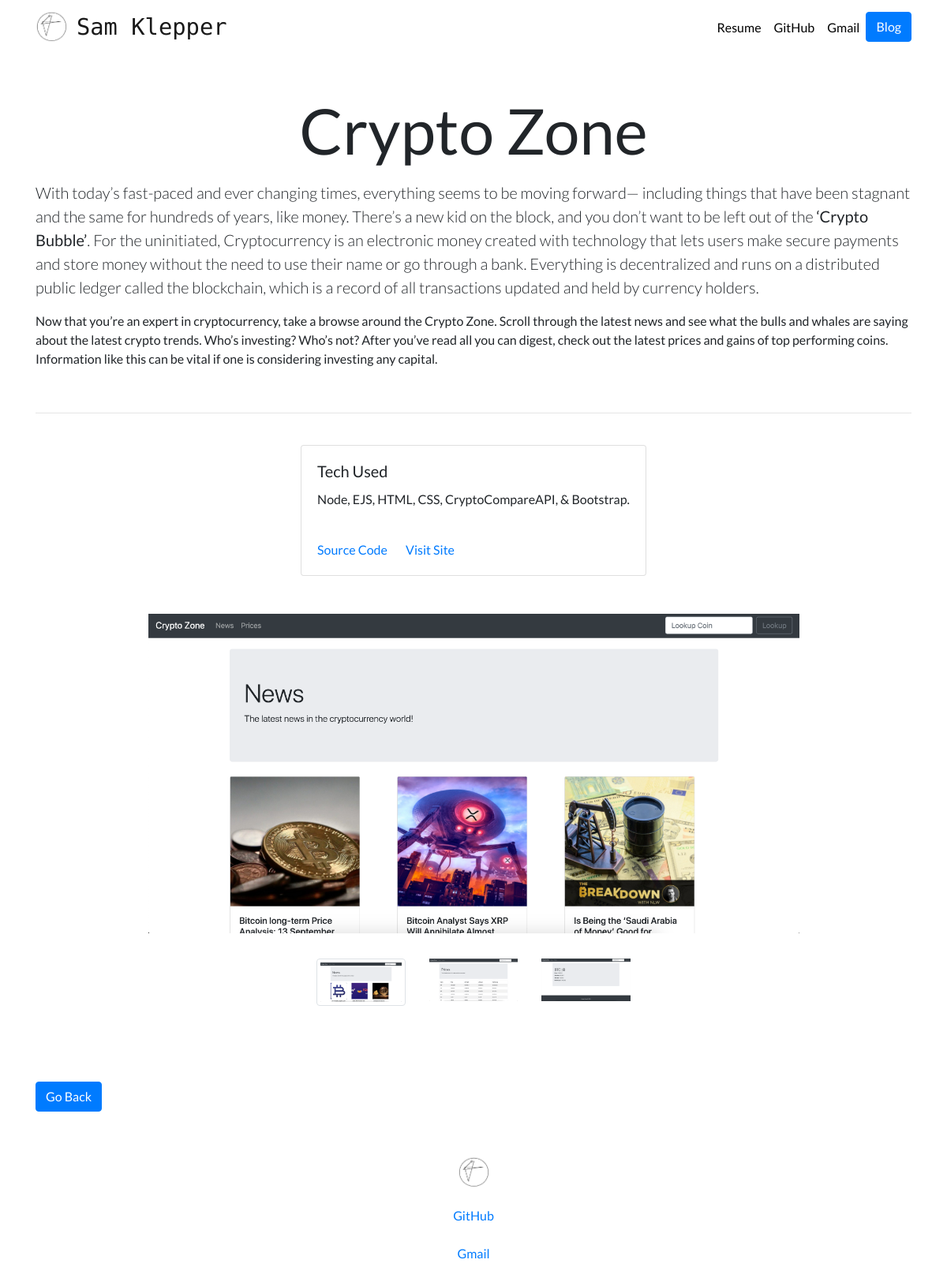
/project/1/, run on the app's committed database.
### portfolio/models.py (models this page shows, shortened)
class Project(models.Model):
    title = models.CharField(max_length=100)
    description = models.TextField()
    full_description = models.TextField(blank=True)
    image_main = models.ImageField(upload_to='portfolio/images/')
    image_1 = models.ImageField(upload_to='portfolio/images/', blank=True)
    image_2 = models.ImageField(upload_to='portfolio/images/', blank=True)
    image_3 = models.ImageField(upload_to='portfolio/images/', blank=True)
    url = models.URLField(blank=True)
    github_url = models.URLField(blank=True)
    tech = models.TextField(blank=True)

### portfolio/views.py (the view)
# urls.py: path('<int:project_id>/', views.detail, name='detail'),
def detail(request, project_id):
    project = get_object_or_404(Project, pk=project_id)
    return render(request, 'portfolio/detail.html', {'project':project})

### portfolio/templates/portfolio/detail.html
{% extends "portfolio/base.html" %}
{% load static %}
{% block content %}
<h1 class="text-center mt-5" id="blogdetailtitle">{{ project.title }}</h1>
<p class="lead">{{ project.full_description|safe }}</p>
<br />
<hr />
<br />
<div class="container mb-5">
  <div class="row justify-content-sm-center">
    <div class="card">
      <div class="card-body">
        <h5 class="card-title">Tech Used</h5>
        <p class="card-text">{{ project.tech }}</p>
      </div>
      <div class="card-body">
        <a href="{{ project.github_url }}" class="card-link" target="_blank">Source Code</a>
        <a href="{{ project.url }}" class="card-link" target="_blank">Visit Site</a>
      </div>
    </div>
  </div>
</div>
<div class="row ">
  <div class="col-md-9 mx-auto">
    <a href="{{ project.image_main.url }}" data-lightbox="home-images">
    <img src="{{ project.image_main.url }}" alt="" class="img-main img-fluid mb-3">
  </a>
    <div class="row mt-3 justify-content-sm-center mb-5 thumbs">
      {% if project.image_1 %}
      <div class="col-sm-2">
        <a href="{{ project.image_1.url }}" data-lightbox="home-images">
          <img src="{{ project.image_1.url }}" alt="" class="img-thumbnail img-fluid">
        </a>
      </div>
      {% endif %}
      {% if project.image_2 %}
      <div class="col-sm-2">
        <a href="{{ project.image_2.url }}" data-lightbox="home-images">
          <img src="{{ project.image_2.url }}" alt="" class="img-fluid">
        </a>
      </div>
      {% endif %}
      {% if project.image_3 %}
      <div class="col-sm-2">
        <a href="{{ project.image_3.url }}" data-lightbox="home-images">
          <img src="{{ project.image_3.url }}" alt="" class="img-fluid">
        </a>
      </div>
      {% endif %}
      </div>
  </div>
</div>
<a href="{% url 'home' %}" class="btn btn-primary mt-5 mb-4">
  Go Back</a>
{% endblock %}

### portfolio/templates/portfolio/base.html (shortened to what this page needs)
{% load static %}
<!doctype html>
<html lang="en">
<head>
  <link rel="stylesheet" href="https://stackpath.bootstrapcdn.com/bootstrap/4.4.1/css/bootstrap.min.css">
  <link rel="stylesheet" href="{% static "portfolio/custom.css" %}">
</head>
<body>
  <nav id="topNav" class="navbar navbar-expand-md navbar-light">
    <div class="container">
      <a class="navbar-brand" href="{% url 'home' %}">
        <img src="{% static "portfolio/logo-light.png" %}" width="40" height="40" class="d-inline-block align-top" alt="Sam's Logo">
        <span class="logo">Sam Klepper</span>
      </a>
      <div class="collapse navbar-collapse text-center" id="navbarNav">
        <ul class="navbar-nav ml-auto">
          <li class="nav-item">
            <a class="nav-link" href="{% static "portfolio/resume.pdf" %}">Resume</a>
          </li>
          <li class="nav-item">
            <a class="nav-link" href="https://github.com/SamKlep" target="_blank">GitHub</a>
          </li>
          <li class="nav-item">
            <a class="nav-link" href="mailto:samklepdev@gmail.com" target="_blank">Gmail</a>
          </li>
          <li>
            <a role="button" href="{% url 'blog:all_blogs' %}" class="btn btn-primary">Blog</a>
          </li>
        </ul>
      </div>
    </div>
  </nav>
  <div class="container">
    {% block content %}{% endblock %}
  </div>
  <ul class="nav footer flex-column justify-content-center text-center">
    <li class=" nav-item">
      <a class="nav-link active" href="{% url 'home' %}"> <img src="{% static "portfolio/logo-light.png" %}" width="40" height="40" class="d-inline-block align-top" alt="Sam's Logo"></a>
    </li>
    <li class="p-2 nav-item">
      <a class="nav-link" href="https://github.com/SamKlep" target="_blank">GitHub</a>
    </li>
    <li class=" nav-item">
      <a class="nav-link" href="mailto:samklepdev@gmail.com" target="_blank">Gmail</a>
    </li>
  </ul>
</body>
</html>

### portfolio/static/portfolio/custom.css (style rules this page uses)
.navbar-nav .nav-link { color: rgba(0,0,0,1) !important; }
body { font-family: 'Lato', sans-serif; }
.logo { font-family: 'Monoton', cursive; font-size: 1.8rem; padding: 8px; }
.footer { height: 200px; }
@media (min-width: 992px) { #blogdetailtitle { font-size: 5rem; } }

### data on the page
Project: title "Crypto Zone", full_description "With today’s fast-paced and ever changing times, everything seems to be moving forward— including things that have been stagnant and the same for hundreds of years, like money. There’s a new kid on the block, and you don’t want to be left out of the ‘Crypto Bubble’ . For the uninitiated, Cryptocurrency is an electronic money created with technology that lets users make secure payments and store money without the need to use their name or go through a bank. Everything is decentralized and runs on a distributed public ledger called the blockchain, which is a record of all transactions updated and held by currency holders. Now that you’re an expert in cryptocurrency, take a browse around the…", tech "Node, EJS, HTML, CSS, CryptoCompareAPI, & Bootstrap.", image_main (picture), image_1 (picture), image_2 (picture), image_3 (picture)
